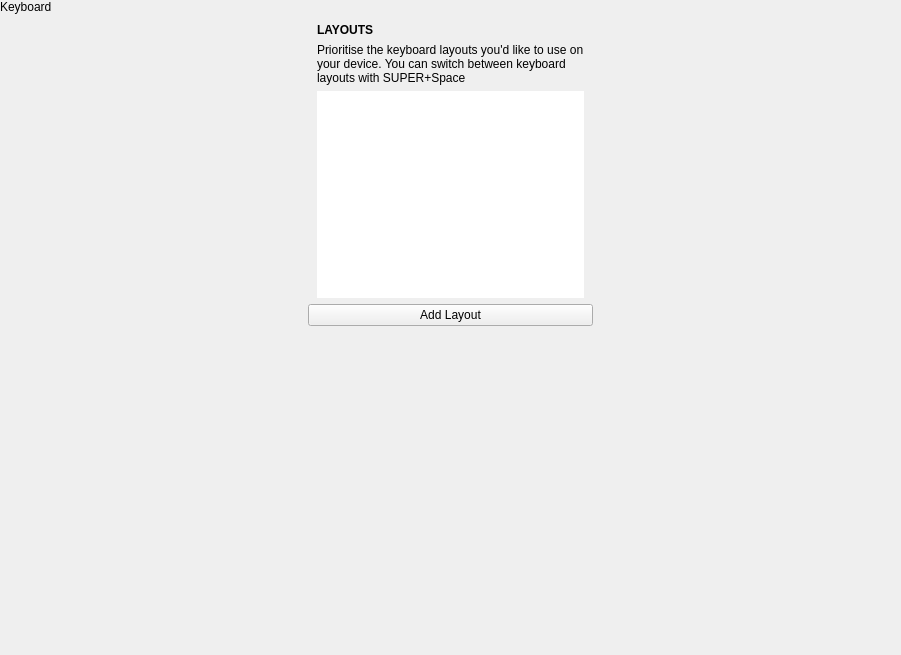
<?xml version="1.0" encoding="UTF-8"?>
<ui version="4.0">
 <class>KeyboardSettings</class>
 <widget class="QWidget" name="KeyboardSettings">
  <property name="geometry">
   <rect>
    <x>0</x>
    <y>0</y>
    <width>901</width>
    <height>655</height>
   </rect>
  </property>
  <property name="windowTitle">
   <string notr="true">Form</string>
  </property>
  <layout class="QVBoxLayout" name="verticalLayout">
   <property name="spacing">
    <number>0</number>
   </property>
   <property name="leftMargin">
    <number>0</number>
   </property>
   <property name="topMargin">
    <number>0</number>
   </property>
   <property name="rightMargin">
    <number>0</number>
   </property>
   <property name="bottomMargin">
    <number>0</number>
   </property>
   <item>
    <widget class="tTitleLabel" name="titleLabel">
     <property name="text">
      <string>Keyboard</string>
     </property>
    </widget>
   </item>
   <item>
    <widget class="QScrollArea" name="scrollArea">
     <property name="frameShape">
      <enum>QFrame::NoFrame</enum>
     </property>
     <property name="widgetResizable">
      <bool>true</bool>
     </property>
     <widget class="QWidget" name="scrollAreaWidgetContents">
      <property name="geometry">
       <rect>
        <x>0</x>
        <y>0</y>
        <width>901</width>
        <height>641</height>
       </rect>
      </property>
      <layout class="QVBoxLayout" name="verticalLayout_2">
       <property name="spacing">
        <number>0</number>
       </property>
       <property name="leftMargin">
        <number>0</number>
       </property>
       <property name="topMargin">
        <number>0</number>
       </property>
       <property name="rightMargin">
        <number>0</number>
       </property>
       <property name="bottomMargin">
        <number>0</number>
       </property>
       <item alignment="Qt::AlignHCenter">
        <widget class="QWidget" name="layoutsWidget" native="true">
         <property name="m3SettingsGroup" stdset="0"><bool>true</bool></property>
         <layout class="QVBoxLayout" name="verticalLayout_3">
          <property name="leftMargin">
           <number>0</number>
          </property>
          <property name="topMargin">
           <number>0</number>
          </property>
          <property name="rightMargin">
           <number>0</number>
          </property>
          <property name="bottomMargin">
           <number>9</number>
          </property>
          <item>
           <layout class="QVBoxLayout" name="verticalLayout_4">
            <property name="leftMargin">
             <number>9</number>
            </property>
            <property name="topMargin">
             <number>9</number>
            </property>
            <property name="rightMargin">
             <number>9</number>
            </property>
            <item>
             <widget class="QLabel" name="label">
              <property name="font">
               <font>
                <bold>true</bold>
               </font>
              </property>
              <property name="text">
               <string>LAYOUTS</string>
              </property>
             </widget>
            </item>
            <item>
             <widget class="QLabel" name="label_3">
              <property name="text">
               <string>Prioritise the keyboard layouts you'd like to use on your device. You can switch between keyboard layouts with SUPER+Space</string>
              </property>
              <property name="wordWrap">
               <bool>true</bool>
              </property>
             </widget>
            </item>
            <item>
             <widget class="QListView" name="layoutsList">
              <property name="contextMenuPolicy">
               <enum>Qt::CustomContextMenu</enum>
              </property>
              <property name="frameShape">
               <enum>QFrame::NoFrame</enum>
              </property>
             </widget>
            </item>
           </layout>
          </item>
          <item>
           <widget class="QPushButton" name="addLayoutButton">
            <property name="text">
             <string>Add Layout</string>
            </property>
            <property name="icon">
             <iconset theme="list-add">
              <normaloff>../../LocalePlugin/settings</normaloff>../../LocalePlugin/settings</iconset>
            </property>
           </widget>
          </item>
         </layout>
        </widget>
       </item>
       <item>
        <spacer name="verticalSpacer">
         <property name="orientation">
          <enum>Qt::Vertical</enum>
         </property>
         <property name="sizeHint" stdset="0">
          <size>
           <width>20</width>
           <height>40</height>
          </size>
         </property>
        </spacer>
       </item>
      </layout>
     </widget>
    </widget>
   </item>
  </layout>
 </widget>
 <customwidgets>
  <customwidget>
   <class>tTitleLabel</class>
   <extends>QLabel</extends>
   <header location="global">ttitlelabel.h</header>
   <slots>
    <signal>backButtonClicked()</signal>
   </slots>
  </customwidget>
 </customwidgets>
 <resources/>
 <connections/>
</ui>
